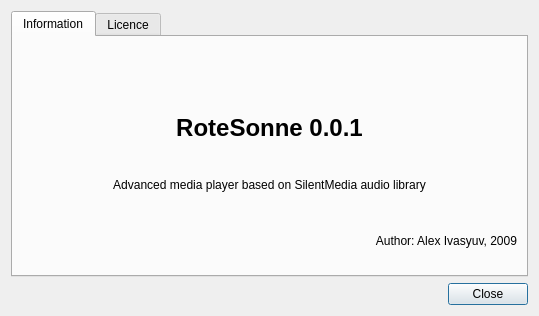
<?xml version="1.0" encoding="UTF-8"?>
<ui version="4.0">
 <class>Dialog</class>
 <widget class="QDialog" name="Dialog">
  <property name="geometry">
   <rect>
    <x>0</x>
    <y>0</y>
    <width>539</width>
    <height>316</height>
   </rect>
  </property>
  <property name="windowTitle">
   <string>About RoteSonne</string>
  </property>
  <property name="windowIcon">
   <iconset resource="../rotesonne.qrc">
    <normaloff>:/images/images/media-podcast.png</normaloff>:/images/images/media-podcast.png</iconset>
  </property>
  <layout class="QVBoxLayout" name="verticalLayout">
   <item>
    <widget class="QTabWidget" name="tabWidget">
     <property name="sizePolicy">
      <sizepolicy hsizetype="Expanding" vsizetype="Expanding">
       <horstretch>0</horstretch>
       <verstretch>0</verstretch>
      </sizepolicy>
     </property>
     <property name="layoutDirection">
      <enum>Qt::LeftToRight</enum>
     </property>
     <property name="currentIndex">
      <number>0</number>
     </property>
     <widget class="QWidget" name="tab">
      <attribute name="title">
       <string>Information</string>
      </attribute>
      <layout class="QVBoxLayout" name="verticalLayout_2">
       <item>
        <widget class="QLabel" name="label">
         <property name="text">
          <string/>
         </property>
         <property name="pixmap">
          <pixmap resource="../rotesonne.qrc">:/images/images/media-podcast.png</pixmap>
         </property>
         <property name="alignment">
          <set>Qt::AlignCenter</set>
         </property>
        </widget>
       </item>
       <item>
        <widget class="QLabel" name="label_2">
         <property name="styleSheet">
          <string notr="true"/>
         </property>
         <property name="text">
          <string>&lt;!DOCTYPE HTML PUBLIC &quot;-//W3C//DTD HTML 4.0//EN&quot; &quot;http://www.w3.org/TR/REC-html40/strict.dtd&quot;&gt;
&lt;html&gt;&lt;head&gt;&lt;meta name=&quot;qrichtext&quot; content=&quot;1&quot; /&gt;&lt;style type=&quot;text/css&quot;&gt;
p, li { white-space: pre-wrap; }
&lt;/style&gt;&lt;/head&gt;&lt;body style=&quot; font-family:'Sans'; font-size:9pt; font-weight:400; font-style:normal;&quot;&gt;
&lt;p style=&quot; margin-top:0px; margin-bottom:0px; margin-left:0px; margin-right:0px; -qt-block-indent:0; text-indent:0px;&quot;&gt;&lt;span style=&quot; font-size:18pt; font-weight:600; color:#000000;&quot;&gt;RoteSonne 0.0.1&lt;/span&gt;&lt;/p&gt;&lt;/body&gt;&lt;/html&gt;</string>
         </property>
         <property name="alignment">
          <set>Qt::AlignCenter</set>
         </property>
        </widget>
       </item>
       <item>
        <widget class="QLabel" name="label_3">
         <property name="text">
          <string>Advanced media player based on SilentMedia audio library</string>
         </property>
         <property name="alignment">
          <set>Qt::AlignCenter</set>
         </property>
        </widget>
       </item>
       <item>
        <widget class="QLabel" name="label_4">
         <property name="text">
          <string>Author: Alex Ivasyuv, 2009</string>
         </property>
         <property name="alignment">
          <set>Qt::AlignRight|Qt::AlignTrailing|Qt::AlignVCenter</set>
         </property>
        </widget>
       </item>
      </layout>
     </widget>
     <widget class="QWidget" name="tab_2">
      <attribute name="title">
       <string>Licence</string>
      </attribute>
      <layout class="QHBoxLayout" name="horizontalLayout_3">
       <item>
        <widget class="QTextBrowser" name="textBrowser">
         <property name="html">
          <string>&lt;!DOCTYPE HTML PUBLIC &quot;-//W3C//DTD HTML 4.0//EN&quot; &quot;http://www.w3.org/TR/REC-html40/strict.dtd&quot;&gt;
&lt;html&gt;&lt;head&gt;&lt;meta name=&quot;qrichtext&quot; content=&quot;1&quot; /&gt;&lt;style type=&quot;text/css&quot;&gt;
p, li { white-space: pre-wrap; }
&lt;/style&gt;&lt;/head&gt;&lt;body style=&quot; font-family:'Sans'; font-size:9pt; font-weight:400; font-style:normal;&quot;&gt;
&lt;p style=&quot; margin-top:0px; margin-bottom:0px; margin-left:0px; margin-right:0px; -qt-block-indent:0; text-indent:0px;&quot;&gt;Copyright (c) 2009, Alex Ivasyuv&lt;/p&gt;
&lt;p style=&quot; margin-top:0px; margin-bottom:0px; margin-left:0px; margin-right:0px; -qt-block-indent:0; text-indent:0px;&quot;&gt;All rights reserved.&lt;/p&gt;
&lt;p style=&quot;-qt-paragraph-type:empty; margin-top:0px; margin-bottom:0px; margin-left:0px; margin-right:0px; -qt-block-indent:0; text-indent:0px;&quot;&gt;&lt;/p&gt;
&lt;p style=&quot; margin-top:0px; margin-bottom:0px; margin-left:0px; margin-right:0px; -qt-block-indent:0; text-indent:0px;&quot;&gt;Redistribution and use in source and binary forms, with or without&lt;/p&gt;
&lt;p style=&quot; margin-top:0px; margin-bottom:0px; margin-left:0px; margin-right:0px; -qt-block-indent:0; text-indent:0px;&quot;&gt;modification, are permitted provided that the following conditions are met:&lt;/p&gt;
&lt;p style=&quot;-qt-paragraph-type:empty; margin-top:0px; margin-bottom:0px; margin-left:0px; margin-right:0px; -qt-block-indent:0; text-indent:0px;&quot;&gt;&lt;/p&gt;
&lt;p style=&quot; margin-top:0px; margin-bottom:0px; margin-left:0px; margin-right:0px; -qt-block-indent:0; text-indent:0px;&quot;&gt;1. Redistributions of source code must retain the above copyright&lt;/p&gt;
&lt;p style=&quot; margin-top:0px; margin-bottom:0px; margin-left:0px; margin-right:0px; -qt-block-indent:0; text-indent:0px;&quot;&gt;   notice, this list of conditions and the following disclaimer.&lt;/p&gt;
&lt;p style=&quot; margin-top:0px; margin-bottom:0px; margin-left:0px; margin-right:0px; -qt-block-indent:0; text-indent:0px;&quot;&gt;2. Redistributions in binary form must reproduce the above copyright&lt;/p&gt;
&lt;p style=&quot; margin-top:0px; margin-bottom:0px; margin-left:0px; margin-right:0px; -qt-block-indent:0; text-indent:0px;&quot;&gt;   notice, this list of conditions and the following disclaimer in the&lt;/p&gt;
&lt;p style=&quot; margin-top:0px; margin-bottom:0px; margin-left:0px; margin-right:0px; -qt-block-indent:0; text-indent:0px;&quot;&gt;   documentation and/or other materials provided with the distribution.&lt;/p&gt;
&lt;p style=&quot;-qt-paragraph-type:empty; margin-top:0px; margin-bottom:0px; margin-left:0px; margin-right:0px; -qt-block-indent:0; text-indent:0px;&quot;&gt;&lt;/p&gt;
&lt;p style=&quot; margin-top:0px; margin-bottom:0px; margin-left:0px; margin-right:0px; -qt-block-indent:0; text-indent:0px;&quot;&gt;THIS SOFTWARE IS PROVIDED BY Alex Ivasyuv ''AS IS'' AND ANY&lt;/p&gt;
&lt;p style=&quot; margin-top:0px; margin-bottom:0px; margin-left:0px; margin-right:0px; -qt-block-indent:0; text-indent:0px;&quot;&gt;EXPRESS OR IMPLIED WARRANTIES, INCLUDING, BUT NOT LIMITED TO, THE IMPLIED&lt;/p&gt;
&lt;p style=&quot; margin-top:0px; margin-bottom:0px; margin-left:0px; margin-right:0px; -qt-block-indent:0; text-indent:0px;&quot;&gt;WARRANTIES OF MERCHANTABILITY AND FITNESS FOR A PARTICULAR PURPOSE ARE&lt;/p&gt;
&lt;p style=&quot; margin-top:0px; margin-bottom:0px; margin-left:0px; margin-right:0px; -qt-block-indent:0; text-indent:0px;&quot;&gt;DISCLAIMED. IN NO EVENT SHALL Alex Ivasyuv BE LIABLE FOR ANY&lt;/p&gt;
&lt;p style=&quot; margin-top:0px; margin-bottom:0px; margin-left:0px; margin-right:0px; -qt-block-indent:0; text-indent:0px;&quot;&gt;DIRECT, INDIRECT, INCIDENTAL, SPECIAL, EXEMPLARY, OR CONSEQUENTIAL DAMAGES&lt;/p&gt;
&lt;p style=&quot; margin-top:0px; margin-bottom:0px; margin-left:0px; margin-right:0px; -qt-block-indent:0; text-indent:0px;&quot;&gt;(INCLUDING, BUT NOT LIMITED TO, PROCUREMENT OF SUBSTITUTE GOODS OR SERVICES;&lt;/p&gt;
&lt;p style=&quot; margin-top:0px; margin-bottom:0px; margin-left:0px; margin-right:0px; -qt-block-indent:0; text-indent:0px;&quot;&gt;LOSS OF USE, DATA, OR PROFITS; OR BUSINESS INTERRUPTION) HOWEVER CAUSED AND&lt;/p&gt;
&lt;p style=&quot; margin-top:0px; margin-bottom:0px; margin-left:0px; margin-right:0px; -qt-block-indent:0; text-indent:0px;&quot;&gt;ON ANY THEORY OF LIABILITY, WHETHER IN CONTRACT, STRICT LIABILITY, OR TORT&lt;/p&gt;
&lt;p style=&quot; margin-top:0px; margin-bottom:0px; margin-left:0px; margin-right:0px; -qt-block-indent:0; text-indent:0px;&quot;&gt;(INCLUDING NEGLIGENCE OR OTHERWISE) ARISING IN ANY WAY OUT OF THE USE OF THIS&lt;/p&gt;
&lt;p style=&quot; margin-top:0px; margin-bottom:0px; margin-left:0px; margin-right:0px; -qt-block-indent:0; text-indent:0px;&quot;&gt;SOFTWARE, EVEN IF ADVISED OF THE POSSIBILITY OF SUCH DAMAGE.&lt;/p&gt;
&lt;p style=&quot;-qt-paragraph-type:empty; margin-top:0px; margin-bottom:0px; margin-left:0px; margin-right:0px; -qt-block-indent:0; text-indent:0px;&quot;&gt;&lt;/p&gt;&lt;/body&gt;&lt;/html&gt;</string>
         </property>
        </widget>
       </item>
      </layout>
     </widget>
    </widget>
   </item>
   <item>
    <widget class="QDialogButtonBox" name="buttonBox">
     <property name="orientation">
      <enum>Qt::Horizontal</enum>
     </property>
     <property name="standardButtons">
      <set>QDialogButtonBox::Close</set>
     </property>
    </widget>
   </item>
  </layout>
  <zorder>buttonBox</zorder>
  <zorder>tabWidget</zorder>
  <zorder>label</zorder>
 </widget>
 <resources>
  <include location="../rotesonne.qrc"/>
  <include location="../../../../../../rotesonne.qrc"/>
 </resources>
 <connections>
  <connection>
   <sender>buttonBox</sender>
   <signal>accepted()</signal>
   <receiver>Dialog</receiver>
   <slot>accept()</slot>
   <hints>
    <hint type="sourcelabel">
     <x>248</x>
     <y>254</y>
    </hint>
    <hint type="destinationlabel">
     <x>157</x>
     <y>274</y>
    </hint>
   </hints>
  </connection>
  <connection>
   <sender>buttonBox</sender>
   <signal>rejected()</signal>
   <receiver>Dialog</receiver>
   <slot>reject()</slot>
   <hints>
    <hint type="sourcelabel">
     <x>316</x>
     <y>260</y>
    </hint>
    <hint type="destinationlabel">
     <x>286</x>
     <y>274</y>
    </hint>
   </hints>
  </connection>
 </connections>
</ui>
